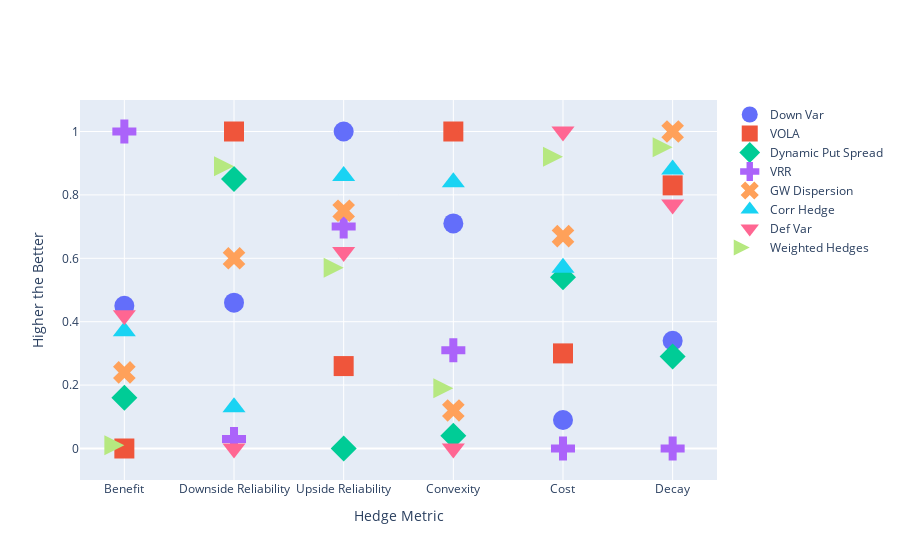

Write notebook code for a chart like this one.
### Markdown cell above
## Graph Normalized Data and Ranking Each Strategy

### Code cell
#transpose normal data here instead of in method
index = list(df_normal.index)
fig = go.Figure()
#loops through eaach column and plots each metric for the given strategy
for col in df_normal.columns:
    fig.add_trace(go.Scatter(
        x=index,
        y=df_normal[col],
        marker=dict(size = 20),
        marker_symbol = symbols[col],
        mode= "markers",
        name=col
        ))
fig.update_layout(title="",
                xaxis_title="Hedge Metric",
                yaxis_title="Higher the Better")
fig.show()

### Figure 1 — Plotly figure (JSON) as saved in the notebook; plotly's stock layout.template omitted (floating-point values rounded to 4 significant figures)
{"data": [{"marker": {"size": 20, "symbol": [0]}, "mode": "markers", "name": "Down Var", "type": "scatter", "x": ["Benefit", "Downside Reliability", "Upside Reliability", "Convexity", "Cost", "Decay"], "y": [0.45, 0.46, 1, 0.71, 0.09, 0.34]}, {"marker": {"size": 20, "symbol": [1]}, "mode": "markers", "name": "VOLA", "type": "scatter", "x": ["Benefit", "Downside Reliability", "Upside Reliability", "Convexity", "Cost", "Decay"], "y": [0, 1, 0.26, 1, 0.3, 0.83]}, {"marker": {"size": 20, "symbol": [2]}, "mode": "markers", "name": "Dynamic Put Spread", "type": "scatter", "x": ["Benefit", "Downside Reliability", "Upside Reliability", "Convexity", "Cost", "Decay"], "y": [0.16, 0.85, 0, 0.04, 0.54, 0.29]}, {"marker": {"size": 20, "symbol": [3]}, "mode": "markers", "name": "VRR", "type": "scatter", "x": ["Benefit", "Downside Reliability", "Upside Reliability", "Convexity", "Cost", "Decay"], "y": [1, 0.03, 0.7, 0.31, 0, 0]}, {"marker": {"size": 20, "symbol": [4]}, "mode": "markers", "name": "GW Dispersion", "type": "scatter", "x": ["Benefit", "Downside Reliability", "Upside Reliability", "Convexity", "Cost", "Decay"], "y": [0.24, 0.6, 0.75, 0.12, 0.67, 1]}, {"marker": {"size": 20, "symbol": [5]}, "mode": "markers", "name": "Corr Hedge", "type": "scatter", "x": ["Benefit", "Downside Reliability", "Upside Reliability", "Convexity", "Cost", "Decay"], "y": [0.37, 0.13, 0.86, 0.84, 0.57, 0.88]}, {"marker": {"size": 20, "symbol": [6]}, "mode": "markers", "name": "Def Var", "type": "scatter", "x": ["Benefit", "Downside Reliability", "Upside Reliability", "Convexity", "Cost", "Decay"], "y": [0.42, 0, 0.62, 0, 1, 0.77]}, {"marker": {"size": 20, "symbol": [52]}, "mode": "markers", "name": "Weighted Hedges", "type": "scatter", "x": ["Benefit", "Downside Reliability", "Upside Reliability", "Convexity", "Cost", "Decay"], "y": [0.01, 0.89, 0.57, 0.19, 0.92, 0.95]}], "layout": {"title": {"text": ""}, "xaxis": {"title": {"text": "Hedge Metric"}}, "yaxis": {"title": {"text": "Higher the Better"}}}}
